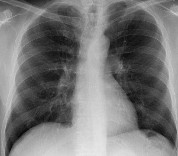
#> input picture 65_1.jpg, 178 x 156 px
$ jupyter execute 'Contrast Limited Adaptive Histogram Equalization (CLAHE).ipynb'
#> lines starting #> are read from the running program, lines starting #| are printed output that depends on the picture
[cell 1]
import cv2
import numpy as np

src = cv2.imread("65_1.jpg")
#> src is the input picture: shape (156, 178, 3); min 7, max 233, mean 118.3
image = cv2.cvtColor(src, cv2.COLOR_BGR2GRAY)
#clahe = cv2.createCLAHE(0, (3, 3))
clahe = cv2.createCLAHE(9, (10, 10))
#normalized = clahe.apply(gray)
normalized = clahe.apply(image)
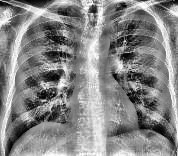
#> normalized: shape (156, 178); min 0, max 255, mean 134.1
cv2.imshow('output', normalized)
#cv2.waitKey(0)
#cv2.destroyAllWindows()
filename = "65_1_CLAHE"  + ".jpg"

cv2.imwrite(filename, normalized)
#> Out = True
